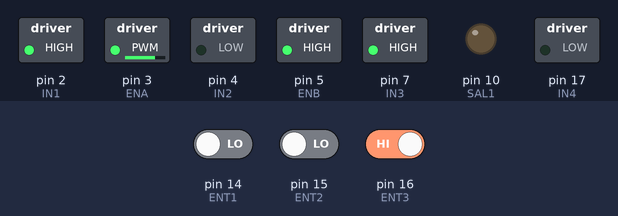
This sketch was run on a simulated Arduino Uno, built with avr-gcc and run on an emulated ATmega328P. On the bench: switched loads named in the sketch (green lamp = pin HIGH), output pins drawn as LEDs (lit = HIGH). The test bench sets the inputs (shaded band); at power-on: pin 14 (ENT1) LOW, pin 16 (ENT3) HIGH, pin 15 (ENT2) LOW.

Above: at 1.2 s.
1.3 s: pin 14 (ENT1) driven HIGH
At 2.5 s:
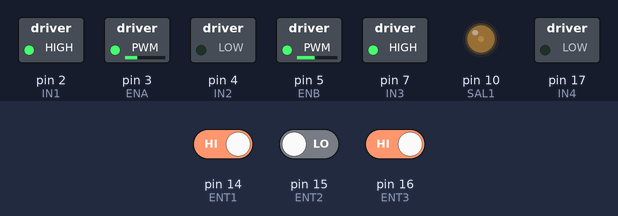
2.8 s: pin 16 (ENT3) driven LOW
At 3.2 s:
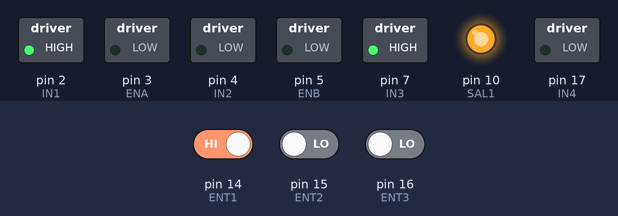
4.3 s: pin 14 (ENT1) driven LOW and pin 16 (ENT3) driven HIGH
At 5.5 s:
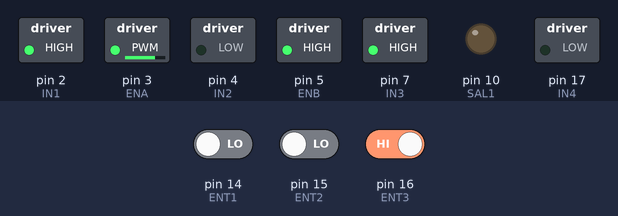
5.8 s: pin 15 (ENT2) driven HIGH
At 7.0 s:
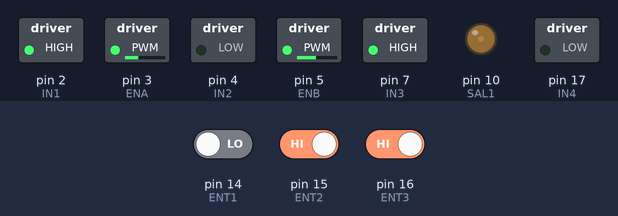
7.3 s: pin 15 (ENT2) driven LOW
At 7.8 s:
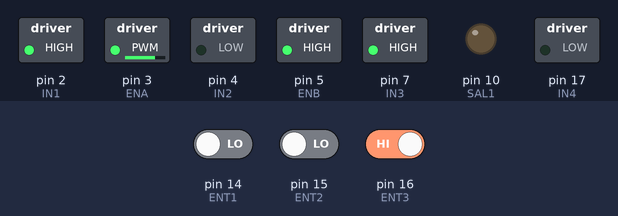
Timing chart, 0 to 9.8 s (numbered marks = the images above; inputs shaded):
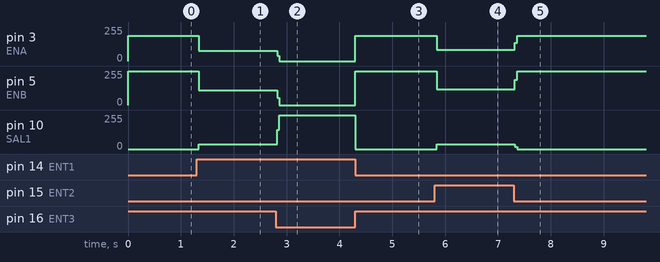

The sketch:

Motor_7.ino
```cpp
/*
  Prueba de motores del Rastuino v1.
  Usando el vehículo de tres ruedas, con un "paragolpes" que presiona dos
pulsadores y ayuda a detectar colisión.
  Espera a que se presione un botón en ENT3, indica con un LED en SAL1 que
está esperando.
  Luego avanza hasta que detecta colisión con pulsadores en ENT1 y ENT2.
*/
/* Definición de lo pines usados para el L298N */
int IN1=2;
int IN2=4;
int ENA=3;
int IN3=7;
int IN4=17;
int ENB=5;
int SAL1=10; /* LED */
int ENT1=14; /* Pulsador de colisión 1 */
int ENT2=15; /* Pulsador de colisión 2 */
int ENT3=16; /* Pulsador de arranque */

/* Posibles modos: */
int DERECHA=1;
int IZQUIERDA=2;
int FRENO=0;

/* Selecciona el modo para uno de los motores */
void ModoMotor(int motor, int modo)
{
 if (motor)
   {
    digitalWrite(IN3,modo & 1);
    digitalWrite(IN4,modo & 2);
   }
else
   {
    digitalWrite(IN1,modo & 1);
    digitalWrite(IN2,modo & 2);
   }
}

/* Selecciona la velocidad para uno de los motores */
void VelMotor(int motor, int valor)
{
 if (motor)
    analogWrite(ENB,valor);
 else
    analogWrite(ENA,valor);
}

void setup()
{
 int i;

 /* Inicializa como salidas a todos los pines usados para el L298N */
 pinMode(IN1,OUTPUT);
 pinMode(IN2,OUTPUT);
 pinMode(ENA,OUTPUT);
 pinMode(IN3,OUTPUT);
 pinMode(IN4,OUTPUT);
 pinMode(ENB,OUTPUT);
 /* Inicializa la salida 1 */
 pinMode(SAL1,OUTPUT);
 /* Inicializa las entradas */
 pinMode(ENT1,INPUT);
 pinMode(ENT2,INPUT);
 pinMode(ENT3,INPUT);
 /* Ambos motores giran a derecha */
 ModoMotor(0,DERECHA);
 ModoMotor(1,DERECHA);
}

void loop()
{
 /* Esperar el pulsador 3, indicar en un LED */
 digitalWrite(SAL1,HIGH);
 while (digitalRead(ENT3)==LOW);
 digitalWrite(SAL1,LOW);
 /* Ambos motores avanzan por 5 segundos.
    Uno de mis motores es mucho más lento que el otro (falla de fábrica?).
    Por ello uno tiene que ir al 40% de velocidad. */
 VelMotor(0,190);
 VelMotor(1,255);
 /* Esperar a colisionar */
 while (digitalRead(ENT1)==LOW && digitalRead(ENT2)==LOW);

 /* Apagar ambos motores */
 VelMotor(0,0);
 VelMotor(1,0);
}
```

Measured:
- after the input at 1.3 s, pin 3 (ENA): 190/255 → 78/255 at once; pin 5 (ENB): 255/255 → 111/255 at once; pin 10 (SAL1): 0/255 → 36/255 at once
- after the input at 2.8 s, pin 3 (ENA): 78/255 → 0/255 at once; pin 5 (ENB): 111/255 → 0/255 at once; pin 10 (SAL1): 36/255 → 255/255 at once
- after the input at 4.3 s, pin 3 (ENA): 0/255 → 190/255 at once; pin 5 (ENB): 0/255 → 255/255 at once; pin 10 (SAL1): 255/255 → 0/255 at once
- after the input at 5.8 s, pin 3 (ENA): 190/255 → 84/255 at once; pin 5 (ENB): 255/255 → 119/255 at once; pin 10 (SAL1): 0/255 → 34/255 at once
- after the input at 7.3 s, pin 3 (ENA): 84/255 → 190/255 at once; pin 5 (ENB): 119/255 → 255/255 at once; pin 10 (SAL1): 34/255 → 0/255 at once
